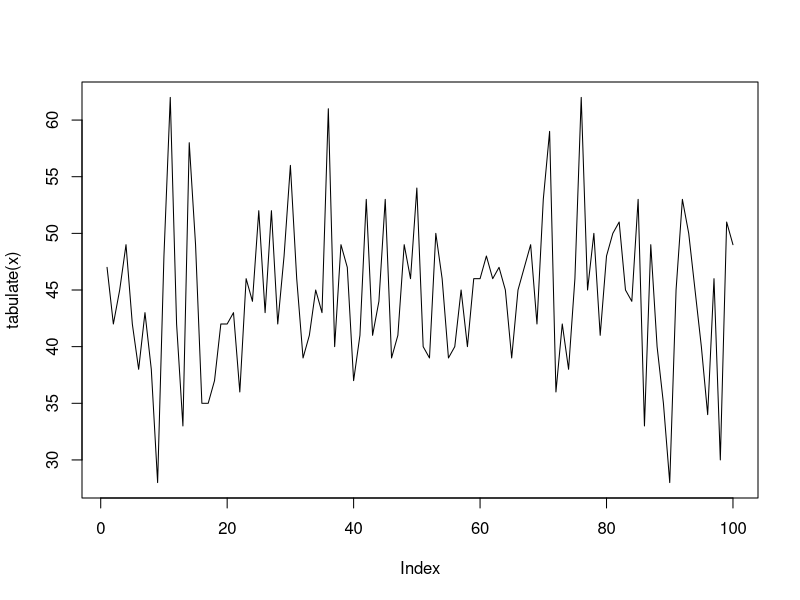
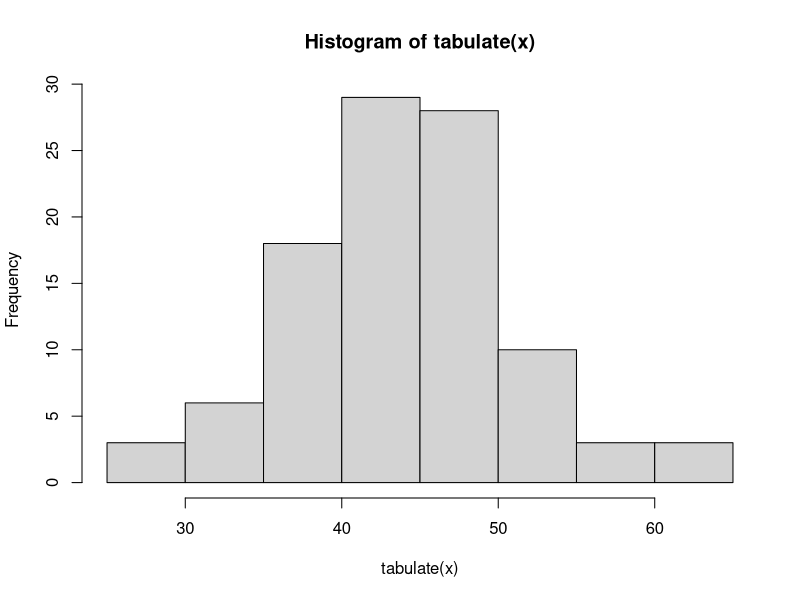
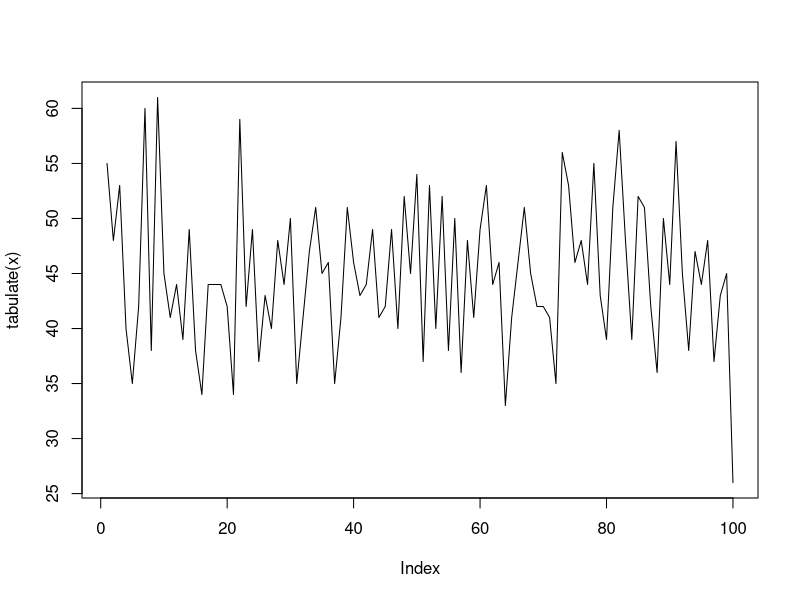
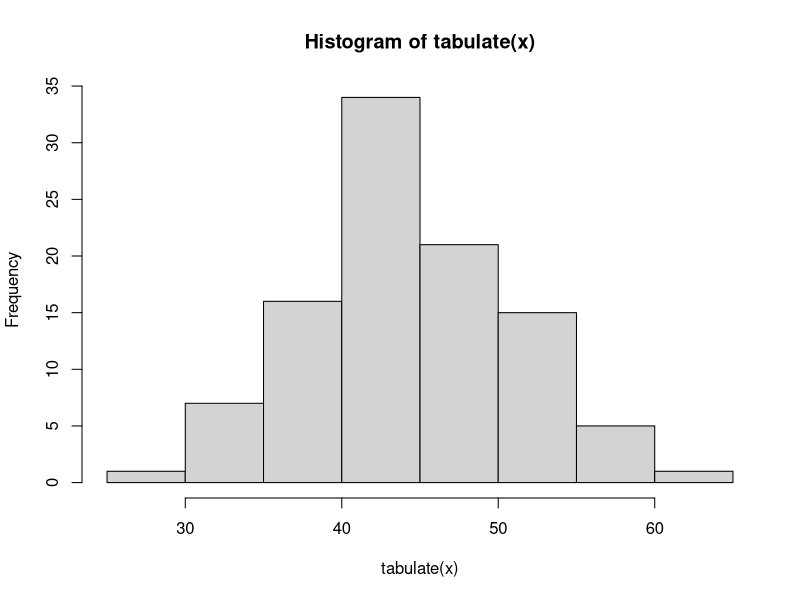
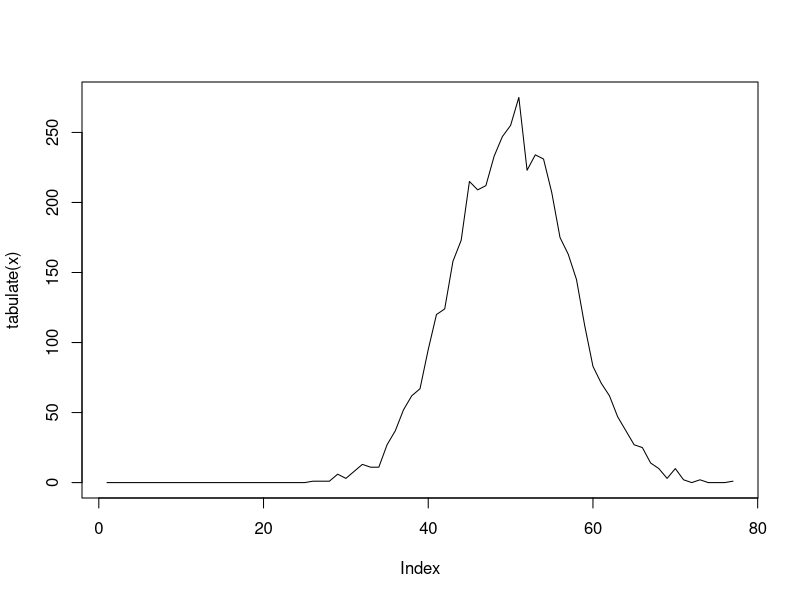
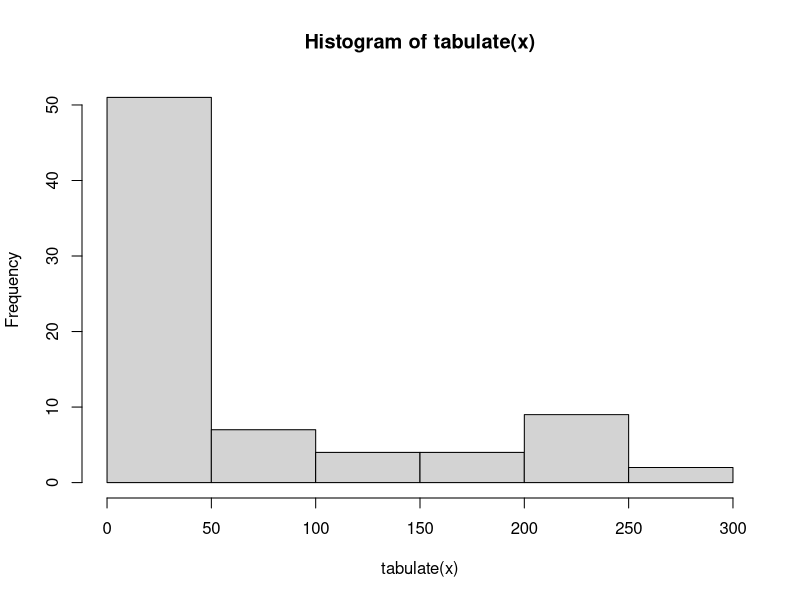

Reproduce these figures in R, in order.
num_students <- 750
num_subjects <- 6

size <- num_subjects * num_students

marks_1 <- matrix(sample(0:100, size, replace=T), nrow = num_students) 
marks_2 <- matrix(round(runif(size, min=0, max=100)), nrow = num_students) 
marks_3 <- matrix(round(rnorm(size, mean=50, sd=7)), nrow = num_students) 

md <- function(x) (sum(abs(x - mean(x))) / length(x))

mode <- function(v) {
   uniqv <- unique(v)
   uniqv[which.max(tabulate(match(v, uniqv)))]
}

display <- function(x) {
	cat('Mean   ->', mean(x), '\n')
	cat('Mode   ->', mode(x), '\n')
	cat('Median ->', median(x), '\n')

	cat('\n')

	plot(tabulate(x), type='l')
	hist(tabulate(x))
}

display(marks_1)
display(marks_2)
display(marks_3)

